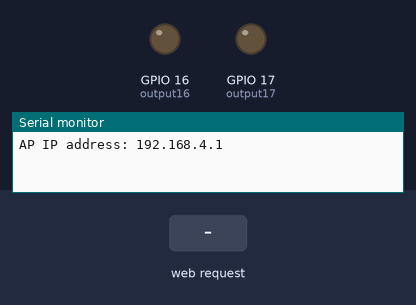
Recording of a sketch running on a simulated ESP32. On the bench: output pins drawn as LEDs (lit = HIGH), the last lines printed to the serial monitor. The test bench sets the inputs (shaded band). WiFi joins after 1.5 s; servers stay silent unless stated.

Above: at 1.2 s.
1.3 s: HTTP request GET /16/on received
At 2.3 s:
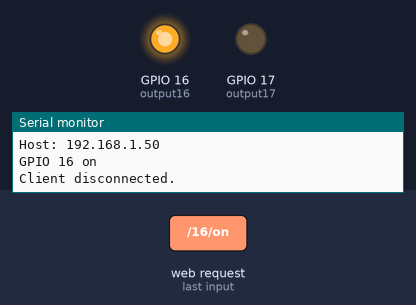
2.8 s: HTTP request GET /17/on received
At 3.4 s:
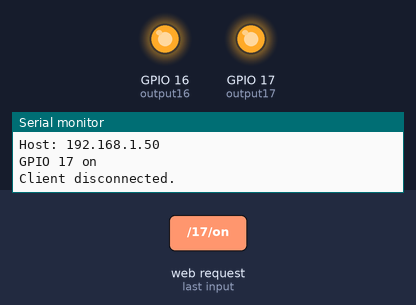
4.3 s: HTTP request GET /16/off received
At 5.5 s:
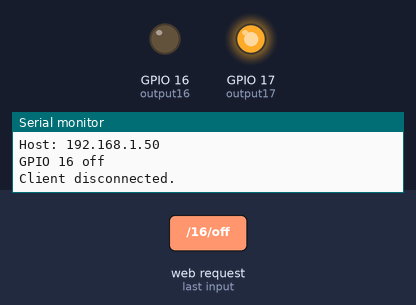
5.8 s: HTTP request GET /17/off received
At 6.9 s:
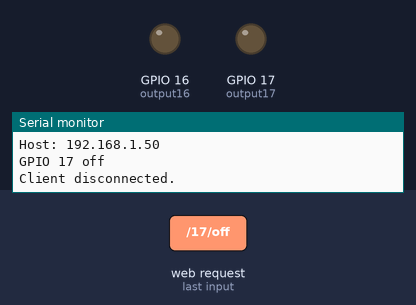
Timing chart, 0 to 8.3 s (numbered marks = the images above; inputs shaded):
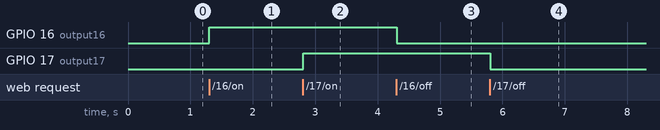

The sketch:

task07-2.ino
```cpp
// IoT07-2 ESP32 WebServer - SW Access Point
#define SWAP 1  // SWAP 모드 설정 (1: AP 모드, 0: 클라이언트 모드)

// Wi-Fi 라이브러리 로드
#include <WiFi.h>

// Wi-Fi 네트워크 정보 설정 (SWAP 모드에서는 AP로 동작)
#if SWAP
const char* ssid = "ESP32-AP";  // AP 모드에서 생성할 네트워크 SSID
const char* password = "123456789";  // AP 비밀번호
#else
const char* ssid = "Galaxy Z Flip4";  // 연결할 Wi-Fi SSID
const char* password = "1029384756";       // 연결할 Wi-Fi 비밀번호
#endif

// 웹 서버 포트 번호 설정 (HTTP 기본 포트 80)
WiFiServer server(80);

// HTTP 요청을 저장할 문자열
String header;

// GPIO 핀 상태 변수
String output16State = "off";
String output17State = "off";

// GPIO 핀 할당
const int output16 = 16;
const int output17 = 17;

// 시간 관리 변수
unsigned long currentTime = millis();
unsigned long previousTime = 0;
const long timeoutTime = 2000;  // 타임아웃 시간 (2초)

void setup() {
  // 시리얼 통신 시작
  Serial.begin(115200);

  // GPIO 핀을 출력 모드로 설정
  pinMode(output16, OUTPUT);
  pinMode(output17, OUTPUT);

  // 기본적으로 GPIO 핀을 LOW로 설정 (LED 꺼짐)
  digitalWrite(output16, LOW);
  digitalWrite(output17, LOW);

  #if SWAP
  // AP 모드에서 Wi-Fi 설정
  WiFi.softAP(ssid, password);
  IPAddress IP = WiFi.softAPIP();  // AP 모드의 IP 주소 가져오기
  Serial.print("AP IP address: ");
  Serial.println(IP);
  #else
  // 클라이언트 모드에서 Wi-Fi 연결
  Serial.print("Connecting to ");
  Serial.println(ssid);
  WiFi.mode(WIFI_STA);
  WiFi.begin(ssid, password);

  // 네트워크에 연결될 때까지 대기
  while (WiFi.status() != WL_CONNECTED) {
    delay(500);
    Serial.print(".");
  }

  // 네트워크 연결 완료 후 IP 주소 출력
  Serial.println("");
  Serial.println("WiFi connected.");
  Serial.println("IP address: ");
  Serial.println(WiFi.localIP());
  #endif

  // 웹 서버 시작
  server.begin();
}

void loop() {
  // 클라이언트 접속 대기
  WiFiClient client = server.available();
  if (client) {
    Serial.println("New Client.");  // 새로운 클라이언트 연결 메시지 출력
    String currentLine = "";  // 클라이언트 요청을 저장할 문자열
    currentTime = millis();
    previousTime = currentTime;

    // 클라이언트가 연결되어 있는 동안 처리
    while (client.connected() && currentTime - previousTime <= timeoutTime) {
      currentTime = millis();
      if (client.available()) {  // 클라이언트 요청이 있을 경우
        char c = client.read();  // 요청에서 문자를 읽고
        Serial.write(c);  // 시리얼 모니터에 출력
        header += c;

        // 두 개의 newline이 연속으로 들어오면 요청 종료
        if (c == '\n') {
          if (currentLine.length() == 0) {
            // HTTP 응답 헤더 생성
            client.println("HTTP/1.1 200 OK");
            client.println("Content-type:text/html");
            client.println("Connection: close");
            client.println();

            // 요청에 따라 GPIO 제어
            if (header.indexOf("GET /16/on") >= 0) {
              Serial.println("GPIO 16 on");
              output16State = "on";
              digitalWrite(output16, HIGH);
            } else if (header.indexOf("GET /16/off") >= 0) {
              Serial.println("GPIO 16 off");
              output16State = "off";
              digitalWrite(output16, LOW);
            } else if (header.indexOf("GET /17/on") >= 0) {
              Serial.println("GPIO 17 on");
              output17State = "on";
              digitalWrite(output17, HIGH);
            } else if (header.indexOf("GET /17/off") >= 0) {
              Serial.println("GPIO 17 off");
              output17State = "off";
              digitalWrite(output17, LOW);
            }

            // HTML 웹 페이지 응답 생성
            client.println("<!DOCTYPE html><html>");
            client.println("<head><meta name=\"viewport\" content=\"width=device-width, initial-scale=1\">");
            client.println("<link rel=\"icon\" href=\"data:,\">");
            client.println("<style>html { font-family: Helvetica; display: inline-block; margin: 0px auto; text-align: center;}");
            client.println(".button { background-color: #4CAF50;border: none; color: white; padding: 16px 40px;");
            client.println("text-decoration: none; font-size: 30px; margin: 2px; cursor: pointer;}");
            client.println(".button2 {background-color: #555555;}</style></head>");

            // 웹 페이지 제목
            client.println("<body><h1>ESP32 Web Server</h1>");

            // GPIO 16 상태 표시 및 제어 버튼
            client.println("<p>GPIO 16 - State " + output16State + "</p>");
            if (output16State == "off") {
              client.println("<p><a href=\"/16/on\"><button class=\"button\">ON</button></a></p>");
            } else {
              client.println("<p><a href=\"/16/off\"><button class=\"button button2\">OFF</button></a></p>");
            }

            // GPIO 17 상태 표시 및 제어 버튼
            client.println("<p>GPIO 17 - State " + output17State + "</p>");
            if (output17State == "off") {
              client.println("<p><a href=\"/17/on\"><button class=\"button\">ON</button></a></p>");
            } else {
              client.println("<p><a href=\"/17/off\"><button class=\"button button2\">OFF</button></a></p>");
            }

            // HTML 종료
            client.println("</body></html>");
            client.println();

            // 요청 처리가 완료되었으므로 루프 종료
            break;
          } else {
            currentLine = "";  // 현재 라인 초기화
          }
        } else if (c != '\r') {  // 캐리지 리턴이 아닐 경우
          currentLine += c;  // 현재 라인에 문자를 추가
        }
      }
    }

    // 요청 헤더 초기화 및 클라이언트 연결 종료
    header = "";
    client.stop();
    Serial.println("Client disconnected.");
    Serial.println("");
  }
}
```

Measured:
- after the input at 1.3 s, GPIO 16 (output16): LOW → HIGH at once
- after the input at 2.8 s, GPIO 17 (output17): LOW → HIGH at once
- after the input at 4.3 s, GPIO 16 (output16): HIGH → LOW at once
- after the input at 5.8 s, GPIO 17 (output17): HIGH → LOW at once
